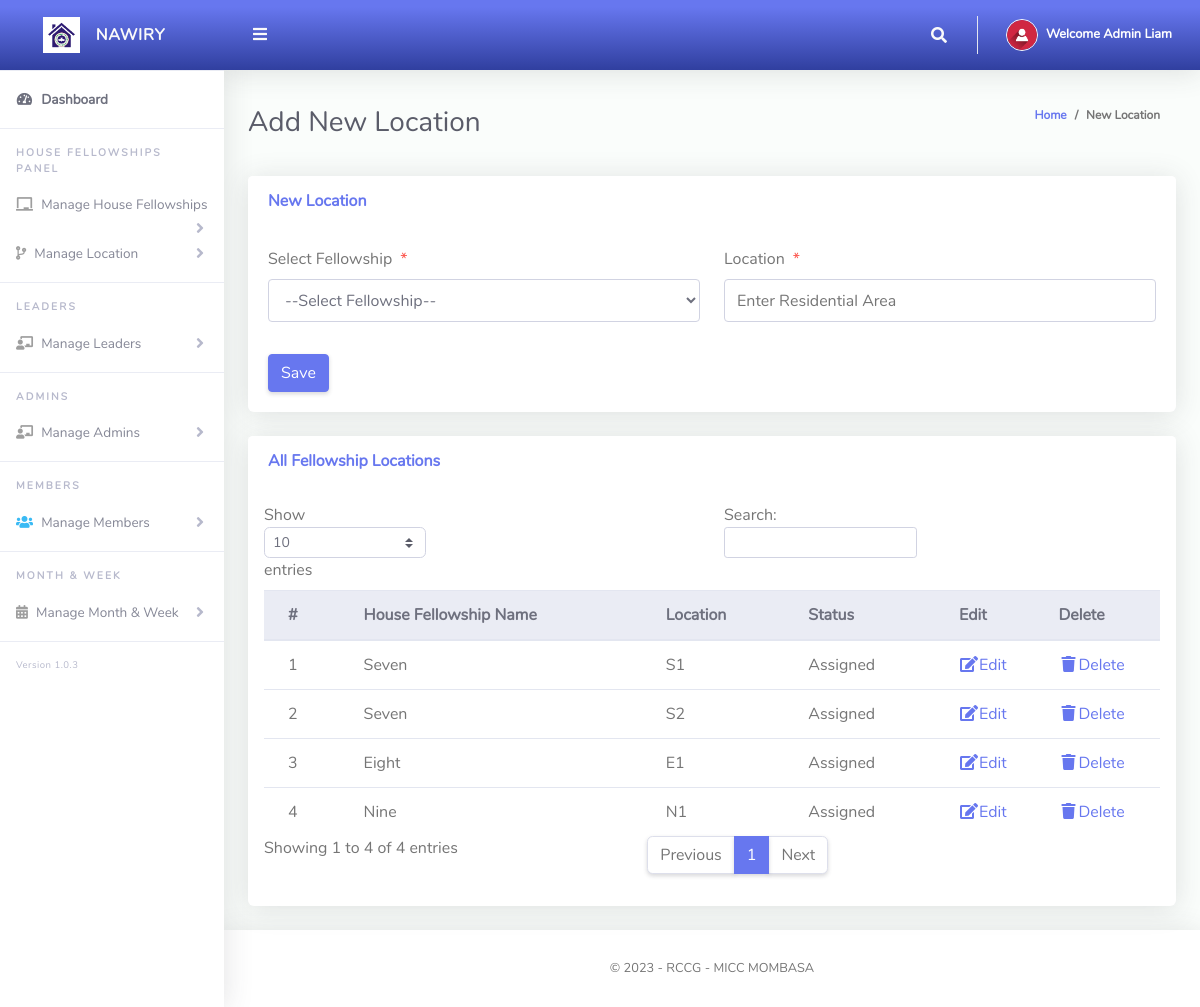
The page /Admin/createLocation.php (signed in) on the database its author committed.
### tables this page shows
CREATE TABLE `tblhsearms` (
  `Id` int(10) NOT NULL,
  `hseId` varchar(10) NOT NULL,
  `hseArmName` varchar(255) NOT NULL,
  `isAssigned` varchar(10) NOT NULL
);

CREATE TABLE `tblhse` (
  `Id` int(10) NOT NULL,
  `hseFellowshipName` varchar(255) NOT NULL
);

### Admin/createLocation.php (the view, shortened to what this page needs)
<?php
include '../Includes/dbcon.php';
?>
<!DOCTYPE html>
<html lang="en">
<head>
  <link href="../vendor/fontawesome-free/css/all.min.css" rel="stylesheet" type="text/css">
  <link href="../vendor/bootstrap/css/bootstrap.min.css" rel="stylesheet" type="text/css">
  <link href="css/ruang-admin.min.css" rel="stylesheet">
</head>
<body id="page-top">
  <div id="wrapper">
      <?php include "Includes/sidebar.php";?>
    <div id="content-wrapper" class="d-flex flex-column">
      <div id="content">
       <?php include "Includes/topbar.php";?>
        <div class="container-fluid" id="container-wrapper">
          <div class="d-sm-flex align-items-center justify-content-between mb-4">
            <h1 class="h3 mb-0 text-gray-800">Add New Location</h1>
            <ol class="breadcrumb">
              <li class="breadcrumb-item"><a href="./">Home</a></li>
              <li class="breadcrumb-item active" aria-current="page">New Location</li>
            </ol>
          </div>
          <div class="row">
            <div class="col-lg-12">
              <div class="card mb-4">
                <div class="card-header py-3 d-flex flex-row align-items-center justify-content-between">
                  <h6 class="m-0 font-weight-bold text-primary">New Location</h6>
                </div>
                <div class="card-body">
                  <form method="post">
                    <div class="form-group row mb-3">
                        <div class="col-xl-6">
                        <label class="form-control-label">Select Fellowship<span class="text-danger ml-2">*</span></label>
                         <?php
                        $qry= "SELECT * FROM tblhse ORDER BY hseFellowshipName ASC";
                        $result = $conn->query($qry);
                        $num = $result->num_rows;
                        if ($num > 0){
                          echo ' <select required name="hseId" class="form-control mb-3">';
                          echo'<option value="">--Select Fellowship--</option>';
                                  echo '</select>';
                              }
                            ?>
                        </div>
                        <div class="col-xl-6">
                        <label class="form-control-label">Location<span class="text-danger ml-2">*</span></label>
                      <input type="text" class="form-control" name="hseArmName" value="<?php echo $row['hseArmName'];?>" id="exampleInputFirstName" placeholder="Enter Residential Area">
                        </div>
                    </div>
                      <?php
                    if (isset($Id))
                    {
                    ?>
                    <button type="submit" name="update" class="btn btn-warning">Update</button>
                    &nbsp;&nbsp;&nbsp;&nbsp;&nbsp;&nbsp;&nbsp;&nbsp;&nbsp;&nbsp;
                    <?php
                    } else {
                    ?>
                    <button type="submit" name="save" class="btn btn-primary">Save</button>
                    <?php
                    }
                    ?>
                  </form>
                </div>
              </div>
                 <div class="row">
              <div class="col-lg-12">
              <div class="card mb-4">
                <div class="card-header py-3 d-flex flex-row align-items-center justify-content-between">
                  <h6 class="m-0 font-weight-bold text-primary">All Fellowship Locations</h6>
                </div>
                <div class="table-responsive p-3">
                  <table class="table align-items-center table-flush table-hover" id="dataTableHover">
                    <thead class="thead-light">
                      <tr>
                        <th>#</th>
                        <th>House Fellowship Name</th>
                        <th>Location</th>
                         <th>Status</th>
                        <th>Edit</th>
                        <th>Delete</th>
                      </tr>
                    </thead>
                    <tbody>
                  <?php
                      $query = "SELECT tblhsearms.Id,tblhsearms.isAssigned,tblhse.hseFellowshipName,tblhsearms.hseArmName
                      FROM tblhsearms
                      INNER JOIN tblhse ON tblhse.Id = tblhsearms.hseId";
                      $rs = $conn->query($query);
                      $num = $rs->num_rows;
                      $sn=0;
                      $status="";
                      if($num > 0)
                      {
                        while ($rows = $rs->fetch_assoc())
                          {
                              if($rows['isAssigned'] == '1'){$status = "Assigned";}else{$status = "UnAssigned";}
                             $sn = $sn + 1;
                            echo"
                              <tr>
                                <td>".$sn."</td>
                                <td>".$rows['hseFellowshipName']."</td>
                                <td>".$rows['hseArmName']."</td>
                                <td>".$status."</td>
                                <td><a href='?action=edit&Id=".$rows['Id']."'><i class='fas fa-fw fa-edit'></i>Edit</a></td>
                                <td><a href='?action=delete&Id=".$rows['Id']."'><i class='fas fa-fw fa-trash'></i>Delete</a></td>
                              </tr>";
                          }
                      }
                      else
                      {
                           echo
                           "<div class='alert alert-danger' role='alert'>
                            No Record Found!
                            </div>";
                      }
                      ?>
                    </tbody>
                  </table>
                </div>
              </div>
            </div>
            </div>
          </div>
        </div>
      </div>
       <?php include "Includes/footer.php";?>
    </div>
  </div>
</body>
</html>

### Admin/Includes/topbar.php (shortened to what this page needs)
<?php
  $query = "SELECT * FROM tbladmin WHERE Id = ".$_SESSION['userId']."";
  $rs = $conn->query($query);
  $rows = $rs->fetch_assoc();
  $fullName = $rows['firstName']." ".$rows['lastName'];
?>
<nav class="navbar navbar-expand navbar-light bg-gradient-primary topbar mb-4 static-top">
          <button id="sidebarToggleTop" class="btn btn-link rounded-circle mr-3">
            <i class="fa fa-bars"></i>
          </button>
          <ul class="navbar-nav ml-auto">
            <li class="nav-item dropdown no-arrow">
              <a class="nav-link dropdown-toggle" href="#" id="searchDropdown" role="button" data-toggle="dropdown"
                aria-haspopup="true" aria-expanded="false">
                <i class="fas fa-search fa-fw"></i>
              </a>
            </li>
            <li class="nav-item dropdown no-arrow">
              <a class="nav-link dropdown-toggle" href="#" id="userDropdown" role="button" data-toggle="dropdown"
                aria-haspopup="true" aria-expanded="false">
                <img class="img-profile rounded-circle" src="img/user-icn.png" style="max-width: 60px">
                <span class="ml-2 d-none d-lg-inline text-white small"><b>Welcome <?php echo $fullName;?></b></span>
              </a>
            </li>
          </ul>
        </nav>

### rows shown on the page
tblhsearms: hseId.hseFellowshipName "Seven", hseArmName "S1", isAssigned "Assigned"
tblhsearms: hseId.hseFellowshipName "Seven", hseArmName "S2", isAssigned "Assigned"
tblhsearms: hseId.hseFellowshipName "Eight", hseArmName "E1", isAssigned "Assigned"
tblhsearms: hseId.hseFellowshipName "Nine", hseArmName "N1", isAssigned "Assigned"

### other values the page prints
$fullName "Admin Liam"
